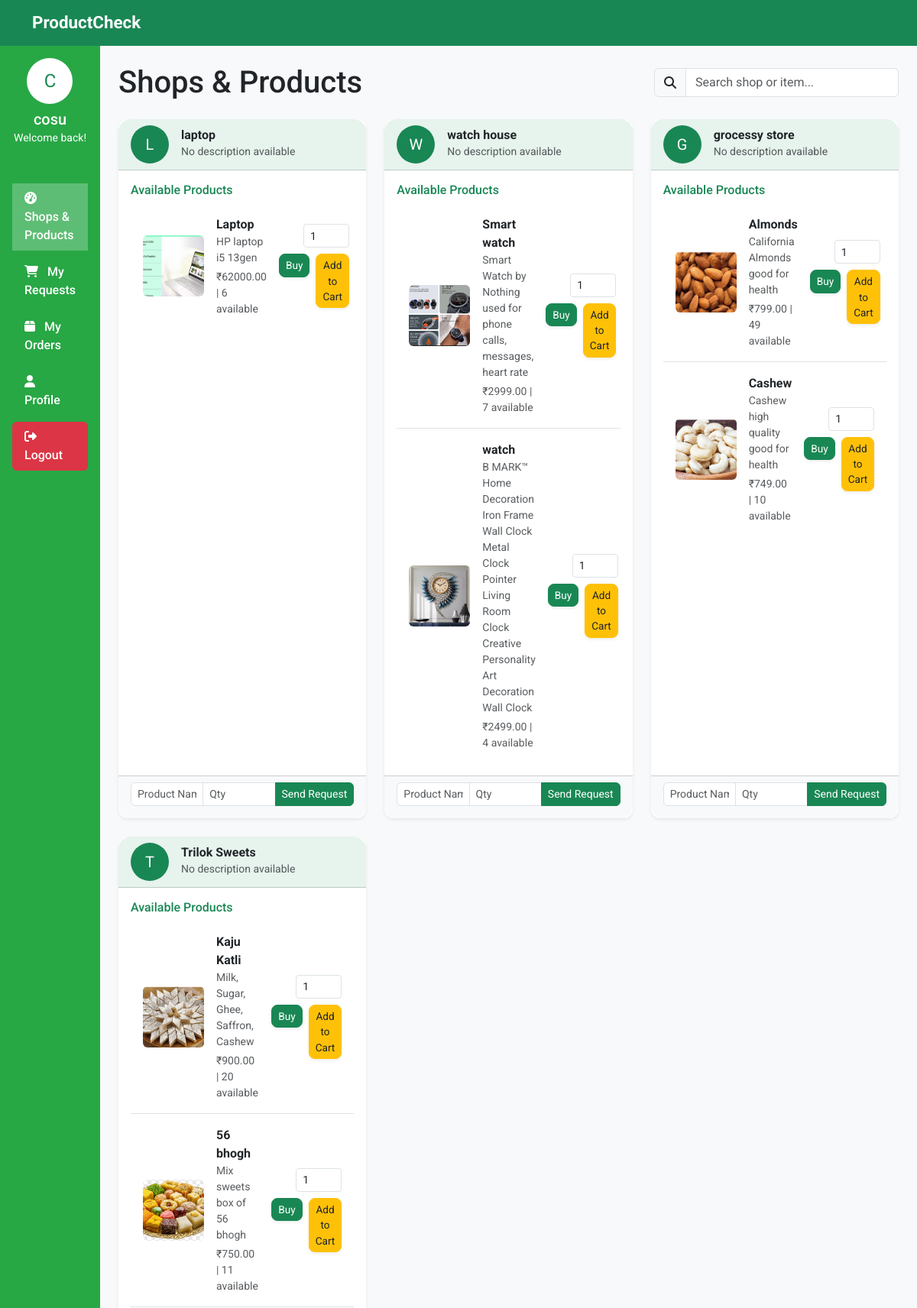
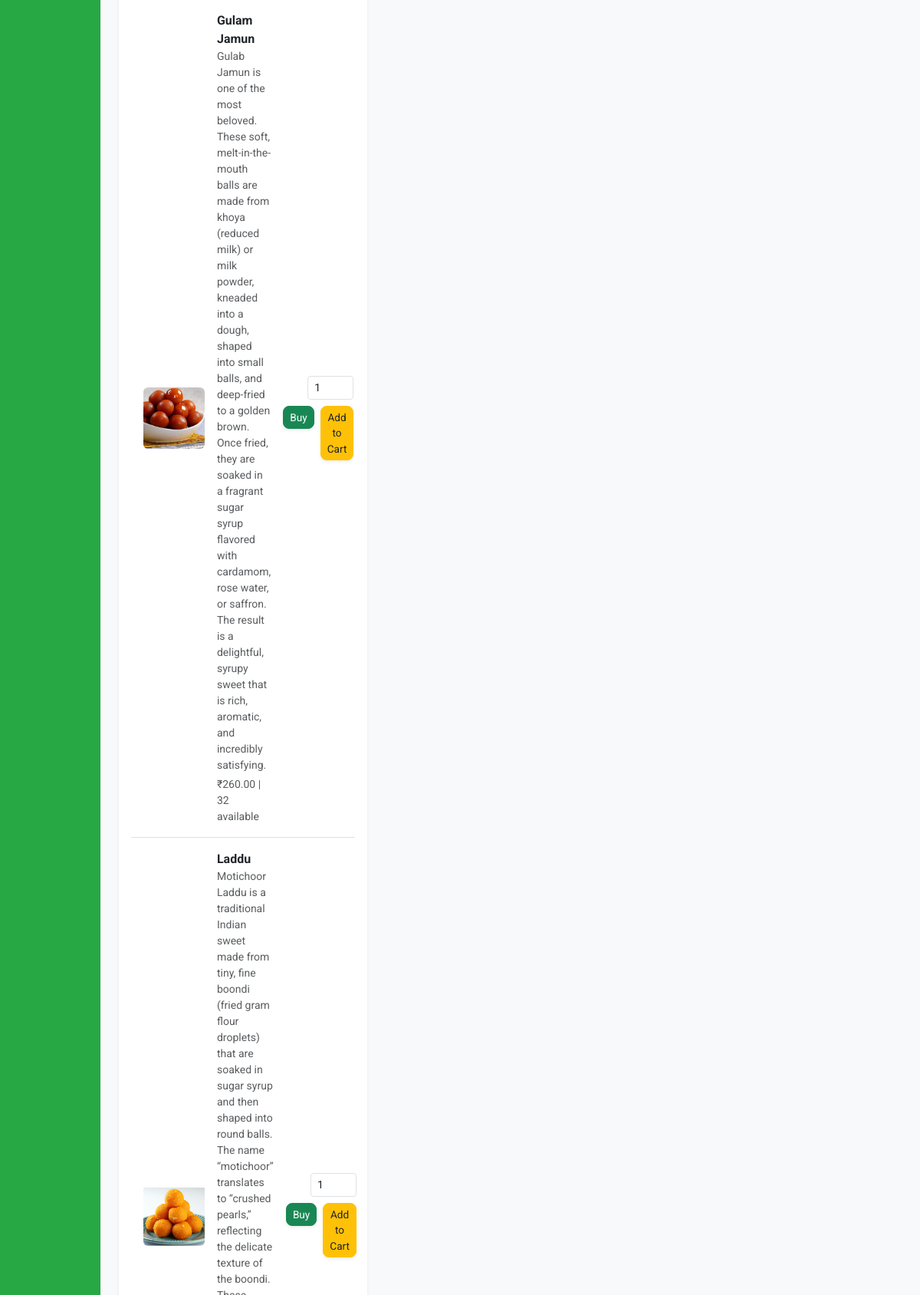
The page /user/dashboard/ (signed in, upper part) on the database its author committed (2 pictures, top to bottom).
### shops/models.py (models this page shows, shortened)
class Shop(models.Model):
    user = models.OneToOneField(User, on_delete=models.CASCADE, related_name="shop")
    shop_name = models.CharField(max_length=100)
    address = models.TextField(blank=True)

class Item(models.Model):
    shop = models.ForeignKey(Shop, on_delete=models.CASCADE, related_name="items")
    item_id = models.AutoField(primary_key=True)
    name = models.CharField(max_length=100)
    quantity = models.IntegerField()
    price = models.DecimalField(max_digits=10, decimal_places=2)
    description = models.TextField(blank=True)
    image = models.ImageField(upload_to='products/', blank=True, null=True)

### shops/views.py (the view, shortened to what this page needs)
# urls.py: path('user/dashboard/', views.user_dashboard, name='user_dashboard'),
@login_required
def user_dashboard(request):
    user = request.user
    profile = user.profile
    shops = Shop.objects.prefetch_related("items").all()
    requests = ItemRequest.objects.filter(user=user).select_related("shop", "item")
    orders = Order.objects.filter(user=user).order_by("-id")
    return render(request, "shops/user_dashboard.html", {
        "shops": shops,
        "requests": requests,
        "orders": orders,
        "profile": profile
    })

### templates/shops/user_dashboard.html (shortened to what this page needs)
{% extends 'base.html' %}
{% load static %}
{% block extra_head %}
<link rel="stylesheet" href="https://cdnjs.cloudflare.com/ajax/libs/animate.css/4.1.1/animate.min.css"/>
<link rel="stylesheet" href="https://cdnjs.cloudflare.com/ajax/libs/font-awesome/6.5.0/css/all.min.css"/>
{% endblock %}
{% block content %}
<div class="d-flex vh-100">
    <aside class="d-flex flex-column text-white p-3" style="width: 250px;">
        <div class="text-center mb-4">
            <div class="rounded-circle bg-white text-success d-flex align-items-center justify-content-center mx-auto mb-2" style="width:60px; height:60px; font-size:24px;">
                {{ user.username|slice:":1"|upper }}
            </div>
            <h5 class="mb-0">{{ user.username }}</h5>
            <small>Welcome back!</small>
        </div>
        <ul class="nav flex-column mt-4">
            <li class="nav-item mb-2">
                <a class="nav-link active-link" href="#" onclick="showSection('shops')">
                    <i class="fa fa-tachometer-alt me-2"></i> Shops & Products
                </a>
            </li>
            <li class="nav-item mb-2">
                <a class="nav-link" href="#" onclick="showSection('requests')">
                    <i class="fa fa-shopping-cart me-2"></i> My Requests
                </a>
            </li>
            <li class="nav-item mb-2">
                <a class="nav-link" href="#" onclick="showSection('orders')">
                    <i class="fa fa-box me-2"></i> My Orders
                </a>
            </li>
            <li class="nav-item mb-2">
                <a class="nav-link" href="#" onclick="showSection('profile')">
                    <i class="fa fa-user me-2"></i> Profile
                </a>
            </li>
            <li class="nav-item mt-auto">
                <a class="nav-link bg-danger bg-opacity-75 rounded" href="{% url 'logout' %}">
                    <i class="fa fa-sign-out-alt me-2"></i> Logout
                </a>
            </li>
        </ul>
    </aside>
    <main class="flex-fill p-4 overflow-auto bg-light">
        <div id="shopsSection" class="section" style="display:block;">
            <div class="d-flex justify-content-between align-items-center mb-4">
                <h1 class="mb-0">Shops & Products</h1>
                <div class="input-group" style="max-width: 320px;">
                    <span class="input-group-text">
                        <i class="fa fa-search"></i>
                    </span>
                    <input type="text"
                           id="shopProductSearch"
                           class="form-control"
                           placeholder="Search shop or item...">
                </div>
            </div>
            <div class="row g-4">
                {% for shop in shops %}
                <div class="col-md-6 col-lg-4 shop-card-col">
                    <div class="card h-100 shadow-sm">
                        <div class="card-header bg-success bg-opacity-10 d-flex align-items-center gap-3 rounded-top-4">
                            <div class="rounded-circle bg-success text-white d-flex align-items-center justify-content-center" style="width:50px; height:50px; font-size:20px;">
                                {{ shop.shop_name|default:shop.user.username|slice:":1"|upper }}
                            </div>
                            <div>
                                <h6 class="mb-0 fw-bold shop-name">
                                    {{ shop.shop_name|default:shop.user.username }}
                                </h6>
                                <small class="text-muted">{{ shop.description|default:"No description available" }}</small>
                            </div>
                        </div>
                        <div class="card-body">
                            <h6 class="card-title text-success">Available Products</h6>
                            <ul class="list-group list-group-flush">
                                {% for product in shop.items.all %}
                                <li class="list-group-item d-flex justify-content-between align-items-center py-3">
                                    {% if product.image %}
                                        <img src="{{ product.image.url }}"
                                             alt="{{ product.name }}"
                                             class="rounded me-3"
                                             style="width:80px; height:80px; object-fit:cover;">
                                    {% else %}
                                        <img src="{% static 'default-product.png' %}"
                                             alt="{{ product.name }}"
                                             class="rounded me-3"
                                             style="width:80px; height:80px; object-fit:cover;">
                                    {% endif %}
                                    <div class="flex-grow-1 me-3">
                                        <strong class="product-name d-block">{{ product.name }}</strong>
                                        {% if product.description %}
                                            <div class="small text-muted mb-1">
                                                {{ product.description }}
                                            </div>
                                        {% endif %}
                                        <div class="text-muted small">
                                            ₹{{ product.price }} | {{ product.quantity }} available
                                        </div>
                                    </div>
                                    <div class="d-flex flex-column gap-2 align-items-end">
                                        <input type="number"
                                               value="1"
                                               min="1"
                                               max="{{ product.quantity }}"
                                               class="form-control form-control-sm product-qty-input"
                                               data-product-id="{{ product.item_id }}">
                                        <div class="d-flex gap-2">
                                            <form method="POST"
                                                  action="{% url 'shops:buy_item' product.item_id %}"
                                                  class="buy-form"
                                                  data-product-id="{{ product.item_id }}">
                                                <button type="submit" class="btn btn-success btn-sm rounded-3 shadow-sm">
                                                    Buy
                                                </button>
                                            </form>
                                            <form method="POST"
                                                  action="{% url 'shops:add_to_cart' product.item_id %}"
                                                  class="cart-form"
                                                  data-product-id="{{ product.item_id }}">
                                                <button type="submit" class="btn btn-warning btn-sm rounded-3 shadow-sm">
                                                    Add to Cart
                                                </button>
                                            </form>
                                        </div>
                                    </div>
                                </li>
                                {% empty %}
                                <li class="list-group-item text-muted">No products available.</li>
                                {% endfor %}
                            </ul>
                        </div>
                        <div class="card-footer bg-light rounded-bottom-4">
                            <form class="send-request-form"
                           data-url="{% url 'shops:send_request' shop.id %}">
                                <div class="input-group input-group-sm mb-2">
                                    <input type="text" name="item_name" class="form-control rounded-start" placeholder="Product Name" required>
                                    <input type="number" name="quantity" class="form-control" placeholder="Qty" min="1" required>
                                    <button type="submit" class="btn btn-success rounded-end">Send Request</button>
                                </div>
                            </form>
                        </div>
                    </div>
                </div>
                {% empty %}
                <p class="text-center text-muted col-12">No shops available at the moment.</p>
                {% endfor %}
            </div>
        </div>
    </main>
</div>
{% endblock %}

### templates/base.html (style rules this page uses)
body { font-family: 'Roboto', sans-serif; background: #f4f6f9; }

### templates/shops/user_dashboard.html (style rules this page uses)
.section { display: none; }
.active-link { background-color: rgba(255,255,255,0.25); }
aside { background-color: #28a745 !important; }
aside .nav-link { color: white; font-weight: 500; transition: background 0.3s; }
aside .bg-danger { background-color: #dc3545 !important; }
.card { border: none; border-radius: 12px; transition: transform 0.2s, box-shadow 0.2s; }
.btn-sm { font-size: 0.85rem; }
.btn-success { background-color: #198754; border-color: #198754; }
.btn-warning { background-color: #ffc107; border-color: #ffc107; color: #212529; }
.form-control-sm { height: calc(1.5em + .5rem + 2px); }
li.list-group-item input[type="number"] { width: 60px; }

### rows shown on the page
Shop: shop_name "L", shop_name "laptop", description "No description available"
Item: image (picture), name "Laptop", description "HP laptop i5 13gen", price "62000.00", quantity "6"
Shop: shop_name "W", shop_name "watch house", description "No description available"
Item: image (picture), name "Smart watch", description "Smart Watch by Nothing used for phone calls, messages, heart rate", price "2999.00", quantity "7"
Item: image (picture), name "watch", description "B MARK™ Home Decoration Iron Frame Wall Clock Metal Clock Pointer Living Room Clock Creative Personality Art Decoration Wall Clock", price "2499.00", quantity "4"
Shop: shop_name "G", shop_name "grocessy store", description "No description available"
Item: image (picture), name "Almonds", description "California Almonds good for health", price "799.00", quantity "49"
Item: image (picture), name "Cashew", description "Cashew high quality good for health", price "749.00", quantity "10"
Shop: shop_name "T", shop_name "Trilok Sweets", description "No description available"
Item: image (picture), name "Kaju Katli", description "Milk, Sugar, Ghee, Saffron, Cashew", price "900.00", quantity "20"
Item: image (picture), name "56 bhogh", description "Mix sweets box of 56 bhogh", price "750.00", quantity "11"
Item: image (picture), name "Gulam Jamun", description "Gulab Jamun is one of the most beloved. These soft, melt-in-the-mouth balls are made from khoya (reduced milk) or milk powder, kneaded into a dough, shaped into small balls, and deep-fried to a golden brown. Once fried, they are soaked in a fragrant sugar syrup flavored with cardamom, rose water, or saffron. The result is a delightful, syrupy sweet that is rich, aromatic, and incredibly satisfying.", price "260.00", quantity "32"
Item: image (picture), name "Laddu"

### other values the page prints
{{ user.username|slice:":1"|upper }} "C"
{{ user.username }} "cosu"
